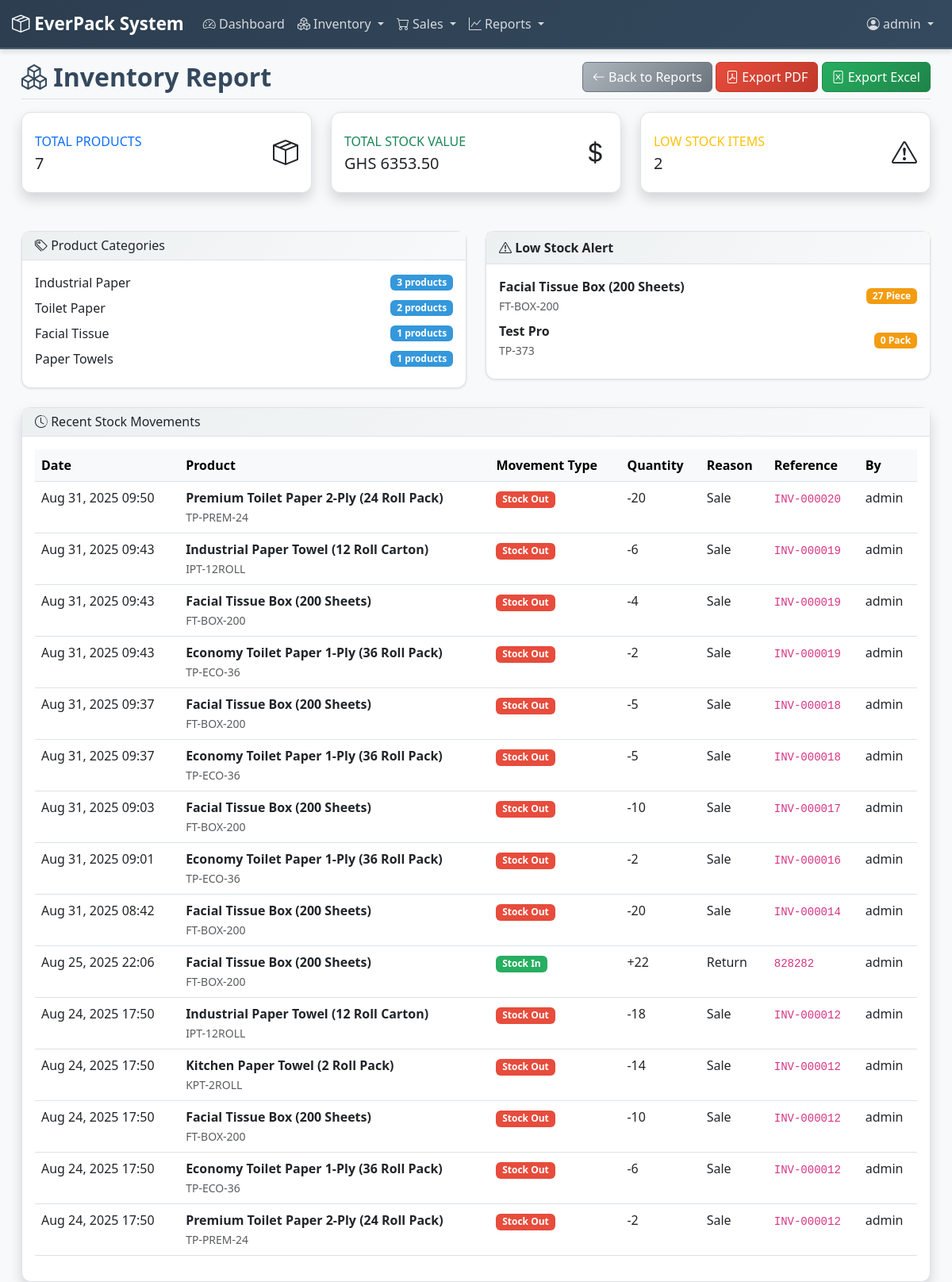
Screenshot of /reports/inventory/ (signed in) with the database file from the repository.
### inventory/models.py (models this page shows, shortened)
class Category(models.Model):
    name = models.CharField(max_length=100, unique=True)
    description = models.TextField(blank=True)
    created_at = models.DateTimeField(auto_now_add=True)
    class Meta:
        ordering = ['name']
        verbose_name_plural = 'Categories'

class Product(models.Model):
    UNIT_CHOICES = [
        ('PACK', 'Pack'),
        ('CARTON', 'Carton'),
        ('PIECE', 'Piece'),
        ('ROLL', 'Roll'),
    ]
    name = models.CharField(max_length=200)
    description = models.TextField(blank=True)
    category = models.ForeignKey(Category, on_delete=models.CASCADE, related_name='products')
    sku = models.CharField(max_length=50, unique=True, help_text="Stock Keeping Unit")
    barcode = models.CharField(max_length=100, blank=True, null=True)
    unit = models.CharField(max_length=10, choices=UNIT_CHOICES, default='PACK')
    cost_price = models.DecimalField(max_digits=10, decimal_places=2)
    selling_price = models.DecimalField(max_digits=10, decimal_places=2)
    minimum_stock_level = models.PositiveIntegerField(default=10)
    supplier = models.ForeignKey(Supplier, on_delete=models.CASCADE, related_name='products')
    created_at = models.DateTimeField(auto_now_add=True)
    updated_at = models.DateTimeField(auto_now=True)
    is_active = models.BooleanField(default=True)
    @property
    def current_stock(self):
        stock_in = self.stock_movements.filter(movement_type='IN').aggregate(
            total=models.Sum('quantity'))['total'] or 0
        stock_out = self.stock_movements.filter(movement_type='OUT').aggregate(
            total=models.Sum('quantity'))['total'] or 0
        return stock_in - stock_out
    @property
    def stock_value(self):
        return self.current_stock * self.cost_price
    @property
    def is_low_stock(self):
        return self.current_stock <= self.minimum_stock_level
    class Meta:
        ordering = ['name']

class StockMovement(models.Model):
    MOVEMENT_TYPES = [
        ('IN', 'Stock In'),
        ('OUT', 'Stock Out'),
        ('ADJUSTMENT', 'Adjustment'),
    ]
    MOVEMENT_REASONS = [
        ('PURCHASE', 'Purchase'),
        ('SALE', 'Sale'),
        ('RETURN', 'Return'),
        ('DAMAGE', 'Damage'),
        ('THEFT', 'Theft'),
        ('ADJUSTMENT', 'Stock Adjustment'),
        ('TRANSFER', 'Transfer'),
    ]
    product = models.ForeignKey(Product, on_delete=models.CASCADE, related_name='stock_movements')
    movement_type = models.CharField(max_length=10, choices=MOVEMENT_TYPES)
    quantity = models.PositiveIntegerField()
    reason = models.CharField(max_length=20, choices=MOVEMENT_REASONS)
    reference_number = models.CharField(max_length=100, blank=True, help_text="Invoice/Receipt number")
    notes = models.TextField(blank=True)
    created_by = models.ForeignKey(User, on_delete=models.CASCADE)
    created_at = models.DateTimeField(auto_now_add=True)
    class Meta:
        ordering = ['-created_at']

### reports/views.py (the view)
# urls.py: path('inventory/', views.InventoryReportView.as_view(), name='inventory_report'),
class InventoryReportView(LoginRequiredMixin, TemplateView):
    template_name = 'reports/inventory_report.html'
    def get_context_data(self, **kwargs):
        context = super().get_context_data(**kwargs)
        context['total_products'] = Product.objects.filter(is_active=True).count()
        context['total_stock_value'] = sum(p.stock_value for p in Product.objects.filter(is_active=True))
        context['low_stock_products'] = [p for p in Product.objects.filter(is_active=True) if p.is_low_stock]
        context['recent_movements'] = StockMovement.objects.select_related('product', 'created_by').order_by('-created_at')[:15]
        context['product_categories'] = Product.objects.filter(is_active=True).values(
            'category__name'
        ).annotate(count=Count('id')).order_by('-count')
        return context

### templates/reports/inventory_report.html (shortened to what this page needs)
{% extends 'base.html' %}
{% block page_title %}
    <i class="bi bi-boxes"></i> Inventory Report
{% endblock %}
{% block page_actions %}
    <a href="{% url 'reports:home' %}" class="btn btn-secondary">
        <i class="bi bi-arrow-left"></i> Back to Reports
    </a>
    <a href="{% url 'reports:export_inventory_pdf' %}" class="btn btn-danger">
        <i class="bi bi-file-pdf"></i> Export PDF
    </a>
    <a href="{% url 'reports:export_inventory_excel' %}" class="btn btn-success">
        <i class="bi bi-file-excel"></i> Export Excel
    </a>
{% endblock %}
{% block content %}
<div class="row mb-4">
    <div class="col-xl-4 col-md-6 mb-4">
        <div class="card border-left-primary shadow h-100 py-2">
            <div class="card-body">
                <div class="row no-gutters align-items-center">
                    <div class="col mr-2">
                        <div class="text-xs font-weight-bold text-primary text-uppercase mb-1">Total Products</div>
                        <div class="h5 mb-0 font-weight-bold text-gray-800">{{ total_products }}</div>
                    </div>
                    <div class="col-auto">
                        <i class="bi bi-box-seam fs-2 text-gray-300"></i>
                    </div>
                </div>
            </div>
        </div>
    </div>
    <div class="col-xl-4 col-md-6 mb-4">
        <div class="card border-left-success shadow h-100 py-2">
            <div class="card-body">
                <div class="row no-gutters align-items-center">
                    <div class="col mr-2">
                        <div class="text-xs font-weight-bold text-success text-uppercase mb-1">Total Stock Value</div>
                        <div class="h5 mb-0 font-weight-bold text-gray-800">GHS {{ total_stock_value|floatformat:2 }}</div>
                    </div>
                    <div class="col-auto">
                        <i class="bi bi-currency-dollar fs-2 text-gray-300"></i>
                    </div>
                </div>
            </div>
        </div>
    </div>
    <div class="col-xl-4 col-md-6 mb-4">
        <div class="card border-left-warning shadow h-100 py-2">
            <div class="card-body">
                <div class="row no-gutters align-items-center">
                    <div class="col mr-2">
                        <div class="text-xs font-weight-bold text-warning text-uppercase mb-1">Low Stock Items</div>
                        <div class="h5 mb-0 font-weight-bold text-gray-800">{{ low_stock_products|length }}</div>
                    </div>
                    <div class="col-auto">
                        <i class="bi bi-exclamation-triangle fs-2 text-gray-300"></i>
                    </div>
                </div>
            </div>
        </div>
    </div>
</div>
<div class="row mb-4">
    <div class="col-md-6">
        <div class="card">
            <div class="card-header">
                <h6 class="mb-0"><i class="bi bi-tags"></i> Product Categories</h6>
            </div>
            <div class="card-body">
                {% for category in product_categories %}
                <div class="d-flex justify-content-between align-items-center mb-2">
                    <span>{{ category.category__name|default:"Uncategorized" }}</span>
                    <span class="badge bg-primary">{{ category.count }} products</span>
                </div>
                {% empty %}
                <p class="text-muted">No categories found</p>
                {% endfor %}
            </div>
        </div>
    </div>
    <div class="col-md-6">
        <div class="card">
            <div class="card-header bg-warning >
                <h6 class="mb-0"><i class="bi bi-exclamation-triangle"></i> Low Stock Alert</h6>
            </div>
            <div class="card-body">
                {% for product in low_stock_products|slice:":5" %}
                <div class="d-flex justify-content-between align-items-center mb-2">
                    <div>
                        <strong>{{ product.name }}</strong><br>
                        <small class="text-muted">{{ product.sku }}</small>
                    </div>
                    <span class="badge bg-warning text-dark">{{ product.current_stock }} {{ product.get_unit_display }}</span>
                </div>
                {% empty %}
                <p class="text-success mb-0">
                    <i class="bi bi-check-circle"></i> All products are adequately stocked
                </p>
                {% endfor %}
            </div>
        </div>
    </div>
</div>
<div class="row">
    <div class="col-12">
        <div class="card shadow">
            <div class="card-header">
                <h6 class="mb-0"><i class="bi bi-clock-history"></i> Recent Stock Movements</h6>
            </div>
            <div class="card-body">
                <div class="table-responsive">
                    <table class="table table-hover">
                        <thead class="table-light">
                            <tr>
                                <th>Date</th>
                                <th>Product</th>
                                <th>Movement Type</th>
                                <th>Quantity</th>
                                <th>Reason</th>
                                <th>Reference</th>
                                <th>By</th>
                            </tr>
                        </thead>
                        <tbody>
                            {% for movement in recent_movements %}
                            <tr>
                                <td>{{ movement.created_at|date:"M d, Y H:i" }}</td>
                                <td>
                                    <strong>{{ movement.product.name }}</strong><br>
                                    <small class="text-muted">{{ movement.product.sku }}</small>
                                </td>
                                <td>
                                    <span class="badge {% if movement.movement_type == 'IN' %}bg-success{% elif movement.movement_type == 'OUT' %}bg-danger{% else %}bg-warning text-dark{% endif %}">
                                        {{ movement.get_movement_type_display }}
                                    </span>
                                </td>
                                <td>
                                    {% if movement.movement_type == 'IN' %}+{% elif movement.movement_type == 'OUT' %}-{% endif %}{{ movement.quantity }}
                                </td>
                                <td>{{ movement.get_reason_display }}</td>
                                <td>
                                    {% if movement.reference_number %}
                                        <code>{{ movement.reference_number }}</code>
                                    {% else %}
                                        -
                                    {% endif %}
                                </td>
                                <td>{{ movement.created_by.get_full_name|default:movement.created_by.username }}</td>
                            </tr>
                            {% empty %}
                            <tr>
                                <td colspan="7" class="text-center text-muted py-4">
                                    No stock movements found
                                </td>
                            </tr>
                            {% endfor %}
                        </tbody>
                    </table>
                </div>
            </div>
        </div>
    </div>
</div>
{% endblock %}

### templates/base.html (shortened to what this page needs)
{% load role_tags %}
<!DOCTYPE html>
<html lang="en">
<head>
    <link href="https://cdn.jsdelivr.net/npm/bootstrap@5.3.0/dist/css/bootstrap.min.css" rel="stylesheet">
    <link rel="stylesheet" href="https://cdn.jsdelivr.net/npm/bootstrap-icons@1.10.0/font/bootstrap-icons.css">
</head>
<body>
    <nav class="navbar navbar-expand-lg navbar-dark bg-success">
        <div class="container-fluid">
            <a class="navbar-brand" href="{% url 'dashboard:home' %}">
                <i class="bi bi-box-seam"></i> EverPack System
            </a>
            <div class="collapse navbar-collapse" id="navbarNav">
                <ul class="navbar-nav me-auto">
                    {% can_access_app user 'dashboard' as can_dashboard %}
                    {% if can_dashboard %}
                    <li class="nav-item">
                        <a class="nav-link" href="{% url 'dashboard:home' %}">
                            <i class="bi bi-speedometer2"></i> Dashboard
                        </a>
                    </li>
                    {% endif %}
                    {% can_access_app user 'inventory' as can_inventory %}
                    {% if can_inventory %}
                    <li class="nav-item dropdown">
                        <a class="nav-link dropdown-toggle" href="#" id="inventoryDropdown" role="button" data-bs-toggle="dropdown">
                            <i class="bi bi-boxes"></i> Inventory
                        </a>
                            {% can_perform_action user 'delete' as can_manage_stock %}
                    </li>
                    {% endif %}
                    {% can_access_app user 'sales' as can_sales %}
                    {% if can_sales %}
                    <li class="nav-item dropdown">
                        <a class="nav-link dropdown-toggle" href="#" id="salesDropdown" role="button" data-bs-toggle="dropdown">
                            <i class="bi bi-cart"></i> Sales
                        </a>
                    </li>
                    {% endif %}
                    {% can_access_app user 'reports' as can_reports %}
                    {% if can_reports %}
                    <li class="nav-item dropdown">
                        <a class="nav-link dropdown-toggle" href="#" id="reportsDropdown" role="button" data-bs-toggle="dropdown">
                            <i class="bi bi-graph-up"></i> Reports
                        </a>
                    </li>
                    {% endif %}
                </ul>
                {% if user.is_authenticated %}
                <ul class="navbar-nav">
                    <li class="nav-item dropdown">
                        <a class="nav-link dropdown-toggle" href="#" id="userDropdown" role="button" data-bs-toggle="dropdown" aria-expanded="false">
                            <i class="bi bi-person-circle"></i> {{ user.get_full_name|default:user.username }}
                        </a>
                    </li>
                </ul>
                {% else %}
                <ul class="navbar-nav">
                    <li class="nav-item">
                        <a class="nav-link" href="{% url 'accounts:login' %}">Login</a>
                    </li>
                </ul>
                {% endif %}
            </div>
        </div>
    </nav>
    <div class="container-fluid">
        <div class="row">
            <main class="col-md-12 ms-sm-auto px-md-4">
                <div class="d-flex justify-content-between flex-wrap flex-md-nowrap align-items-start pt-3 pb-2 mb-3 border-bottom">
                    <h1 class="h2 mb-2 mb-md-0">{% block page_title %}Page Title{% endblock %}</h1>
                    <div class="page-actions">
                        {% block page_actions %}{% endblock %}
                    </div>
                </div>
                {% block content %}{% endblock %}
            </main>
        </div>
    </div>
</body>
</html>

### rows the page displays
Category: category__name "Industrial Paper", count "3"
Category: category__name "Toilet Paper", count "2"
Category: category__name "Facial Tissue", count "1"
Category: category__name "Paper Towels", count "1"
Product: name "Facial Tissue Box (200 Sheets)", sku "FT-BOX-200", current_stock "27", unit "Piece"
Product: name "Test Pro", sku "TP-373", current_stock "0", unit "Pack"
StockMovement: created_at "Aug 31, 2025 09:50", product.name "Premium Toilet Paper 2-Ply (24 Roll Pack)", product.sku "TP-PREM-24", movement_type "Stock Out", quantity "20", reason "Sale", reference_number "INV-000020", created_by.get_full_name "admin"
StockMovement: created_at "Aug 31, 2025 09:43", product.name "Industrial Paper Towel (12 Roll Carton)", product.sku "IPT-12ROLL", movement_type "Stock Out", quantity "6", reason "Sale", reference_number "INV-000019", created_by.get_full_name "admin"
StockMovement: created_at "Aug 31, 2025 09:43", product.name "Facial Tissue Box (200 Sheets)", product.sku "FT-BOX-200", movement_type "Stock Out", quantity "4", reason "Sale", reference_number "INV-000019", created_by.get_full_name "admin"
StockMovement: created_at "Aug 31, 2025 09:43", product.name "Economy Toilet Paper 1-Ply (36 Roll Pack)", product.sku "TP-ECO-36", movement_type "Stock Out", quantity "2", reason "Sale", reference_number "INV-000019", created_by.get_full_name "admin"
StockMovement: created_at "Aug 31, 2025 09:37", product.name "Facial Tissue Box (200 Sheets)", product.sku "FT-BOX-200", movement_type "Stock Out", quantity "5", reason "Sale", reference_number "INV-000018", created_by.get_full_name "admin"
StockMovement: created_at "Aug 31, 2025 09:37", product.name "Economy Toilet Paper 1-Ply (36 Roll Pack)", product.sku "TP-ECO-36", movement_type "Stock Out", quantity "5", reason "Sale", reference_number "INV-000018", created_by.get_full_name "admin"
StockMovement: created_at "Aug 31, 2025 09:03", product.name "Facial Tissue Box (200 Sheets)", product.sku "FT-BOX-200", movement_type "Stock Out", quantity "10", reason "Sale", reference_number "INV-000017", created_by.get_full_name "admin"
StockMovement: created_at "Aug 31, 2025 09:01", product.name "Economy Toilet Paper 1-Ply (36 Roll Pack)", product.sku "TP-ECO-36", movement_type "Stock Out", quantity "2", reason "Sale", reference_number "INV-000016", created_by.get_full_name "admin"
StockMovement: created_at "Aug 31, 2025 08:42", product.name "Facial Tissue Box (200 Sheets)", product.sku "FT-BOX-200", movement_type "Stock Out", quantity "20", reason "Sale", reference_number "INV-000014", created_by.get_full_name "admin"
StockMovement: created_at "Aug 25, 2025 22:06", product.name "Facial Tissue Box (200 Sheets)", product.sku "FT-BOX-200", movement_type "Stock In", quantity "22", reason "Return", reference_number "828282", created_by.get_full_name "admin"
StockMovement: created_at "Aug 24, 2025 17:50", product.name "Industrial Paper Towel (12 Roll Carton)", product.sku "IPT-12ROLL", movement_type "Stock Out", quantity "18", reason "Sale", reference_number "INV-000012", created_by.get_full_name "admin"
StockMovement: created_at "Aug 24, 2025 17:50", product.name "Kitchen Paper Towel (2 Roll Pack)", product.sku "KPT-2ROLL", movement_type "Stock Out", quantity "14", reason "Sale", reference_number "INV-000012", created_by.get_full_name "admin"
StockMovement: created_at "Aug 24, 2025 17:50", product.name "Facial Tissue Box (200 Sheets)", product.sku "FT-BOX-200", movement_type "Stock Out", quantity "10", reason "Sale", reference_number "INV-000012", created_by.get_full_name "admin"
StockMovement: created_at "Aug 24, 2025 17:50", product.name "Economy Toilet Paper 1-Ply (36 Roll Pack)", product.sku "TP-ECO-36", movement_type "Stock Out", quantity "6", reason "Sale", reference_number "INV-000012", created_by.get_full_name "admin"
StockMovement: created_at "Aug 24, 2025 17:50", product.name "Premium Toilet Paper 2-Ply (24 Roll Pack)", product.sku "TP-PREM-24", movement_type "Stock Out", quantity "2", reason "Sale", reference_number "INV-000012", created_by.get_full_name "admin"

### other values shown
{{ user.get_full_name|default:user.username }} "admin"
{{ total_products }} "7"
{{ total_stock_value|floatformat:2 }} "6353.50"
{{ low_stock_products|length }} "2"
